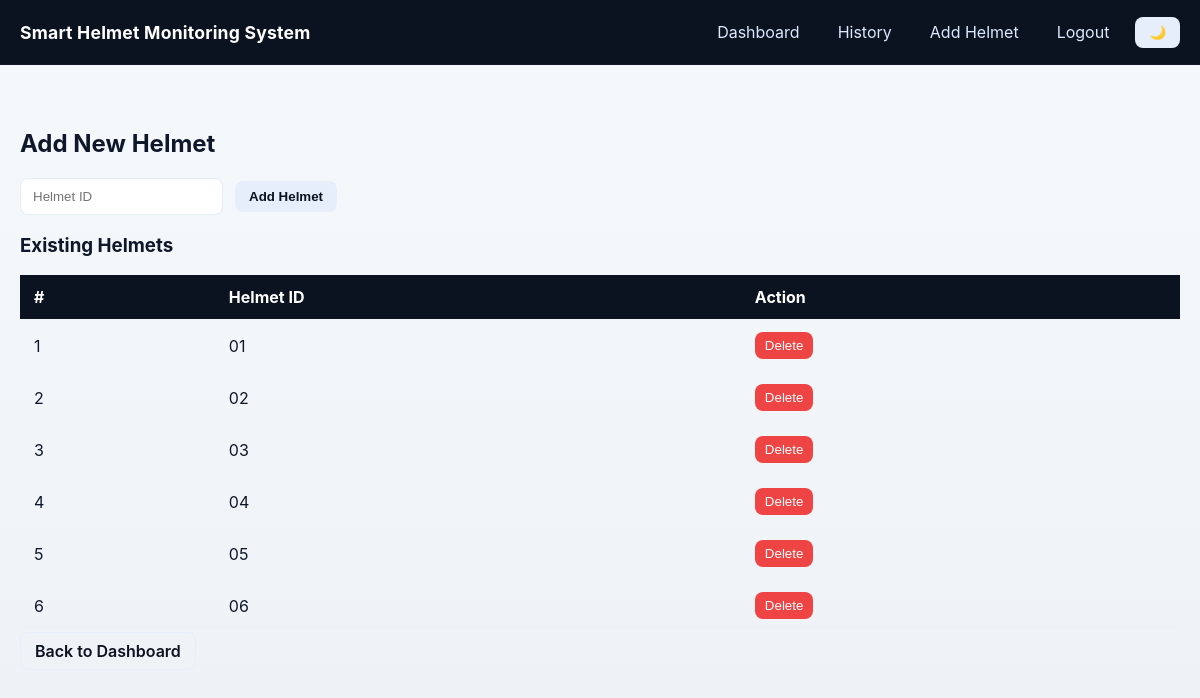
The app's page /add_helmet (signed in) with its own data.
### models.py (models this page shows)
class Helmet(db.Model):
    id = db.Column(db.Integer, primary_key=True)
    helmet_id = db.Column(db.String(100), unique=True, nullable=False)
    gas_level = db.Column(db.Float, default=0.0)
    temperature = db.Column(db.Float, default=0.0)
    latitude = db.Column(db.Float, default=0.0)
    longitude = db.Column(db.Float, default=0.0)
    battery_level = db.Column(db.Float, default=100.0)
    status = db.Column(db.String(50), default="SAFE")
    last_updated = db.Column(db.DateTime, default=datetime.utcnow)

### app.py (the view, shortened to what this page needs)
@app.route('/add_helmet', methods=['GET', 'POST'])
@login_required
def add_helmet():
    helmets = Helmet.query.all()
    return render_template('add_helmet.html', helmets=helmets)

### app.py (called while the page is built)
@login_manager.user_loader
def load_user(user_id):
    return db.session.get(Admin, int(user_id))

### templates/add_helmet.html (shortened to what this page needs)
{% extends "base.html" %}
{% block content %}
<h2>Add New Helmet</h2>
<form method="POST" class="inline-form">
  <input type="text" name="helmet_id" placeholder="Helmet ID" required>
  <button class="btn" type="submit">Add Helmet</button>
</form>
<h3>Existing Helmets</h3>
<table class="responsive-table">
  <tr><th>#</th><th>Helmet ID</th><th>Action</th></tr>
  {% for h in helmets %}
  <tr>
    <td>{{ loop.index }}</td>
    <td>{{ h.helmet_id }}</td>
    <td>
      <form method="POST" style="display:inline;">
        <button class="delete-btn" type="submit" onclick="return confirm('Delete helmet?')">Delete</button>
      </form>
    </td>
  </tr>
  {% endfor %}
</table>
<a class="btn secondary" href="{{ url_for('dashboard') }}">Back to Dashboard</a>
{% endblock %}

### static/css/style.css (style rules this page uses)
body { font-family: Inter, ui-sans-serif, system-ui, -apple-system, 'Segoe UI', Roboto, 'Helvetica Neue', Arial; margin: 0; background: linear-gradient(180deg,#f6f9fc 0%, #eef2f6 100%); color: #0f172a; }
.btn { display: inline-block; padding: 8px 14px; border-radius: 8px; border: none; cursor: pointer; background: #e6eefc; color: #0b1220; font-weight: 600; text-decoration: none; transition: background .15s, transform .12s, box-shadow .12s, filter .12s; }
.btn.secondary { background: transparent; color: #0b1220; border: 1px solid #e6eefc; }
.inline-form { display: flex; gap: 12px; align-items: center; flex-wrap: wrap; margin-bottom: 16px; }
.inline-form input { padding: 10px 12px; border-radius: 8px; border: 1px solid #e6edf3; }
table { width: 100%; border-collapse: collapse; min-width: 600px; }
th, td { padding: 12px 14px; text-align: left; border-bottom: 1px solid #f1f5f9; }
th { background: #0b1220; color: #fff; position: sticky; top: 0; }
.delete-btn { background-color: #ef4444; color: white; padding: 6px 10px; border-radius: 8px; border: none; cursor: pointer; transition: background .12s, transform .12s, box-shadow .12s; }

### records on screen
Helmet: helmet_id "01"
Helmet: helmet_id "02"
Helmet: helmet_id "03"
Helmet: helmet_id "04"
Helmet: helmet_id "05"
Helmet: helmet_id "06"
